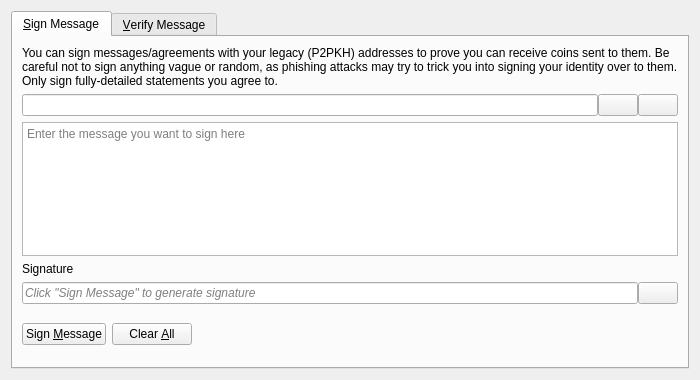
<?xml version="1.0" encoding="UTF-8"?>
<ui version="4.0">
 <class>SignVerifyMessageDialog</class>
 <widget class="QDialog" name="SignVerifyMessageDialog">
  <property name="geometry">
   <rect>
    <x>0</x>
    <y>0</y>
    <width>700</width>
    <height>380</height>
   </rect>
  </property>
  <property name="windowTitle">
   <string>Signatures - Sign / Verify a Message</string>
  </property>
  <property name="modal">
   <bool>true</bool>
  </property>
  <layout class="QVBoxLayout" name="verticalLayout">
   <item>
    <widget class="QTabWidget" name="tabWidget">
     <property name="currentIndex">
      <number>0</number>
     </property>
     <widget class="QWidget" name="tabSignMessage">
      <attribute name="title">
       <string>&amp;Sign Message</string>
      </attribute>
      <layout class="QVBoxLayout" name="verticalLayout_SM">
       <item>
        <widget class="QLabel" name="infoLabel_SM">
         <property name="text">
          <string>You can sign messages/agreements with your legacy (P2PKH) addresses to prove you can receive coins sent to them. Be careful not to sign anything vague or random, as phishing attacks may try to trick you into signing your identity over to them. Only sign fully-detailed statements you agree to.</string>
         </property>
         <property name="textFormat">
          <enum>Qt::PlainText</enum>
         </property>
         <property name="wordWrap">
          <bool>true</bool>
         </property>
        </widget>
       </item>
       <item>
        <layout class="QHBoxLayout" name="horizontalLayout_1_SM">
         <property name="spacing">
          <number>0</number>
         </property>
         <item>
          <widget class="QValidatedLineEdit" name="addressIn_SM">
           <property name="toolTip">
            <string>The Doichain address to sign the message with</string>
           </property>
          </widget>
         </item>
         <item>
          <widget class="QPushButton" name="addressBookButton_SM">
           <property name="toolTip">
            <string>Choose previously used address</string>
           </property>
           <property name="text">
            <string/>
           </property>
           <property name="icon">
            <iconset resource="../bitcoin.qrc">
             <normaloff>:/icons/address-book</normaloff>:/icons/address-book</iconset>
           </property>
           <property name="shortcut">
            <string>Alt+A</string>
           </property>
           <property name="autoDefault">
            <bool>false</bool>
           </property>
          </widget>
         </item>
         <item>
          <widget class="QPushButton" name="pasteButton_SM">
           <property name="toolTip">
            <string>Paste address from clipboard</string>
           </property>
           <property name="text">
            <string/>
           </property>
           <property name="icon">
            <iconset resource="../bitcoin.qrc">
             <normaloff>:/icons/editpaste</normaloff>:/icons/editpaste</iconset>
           </property>
           <property name="shortcut">
            <string>Alt+P</string>
           </property>
           <property name="autoDefault">
            <bool>false</bool>
           </property>
          </widget>
         </item>
        </layout>
       </item>
       <item>
        <widget class="QPlainTextEdit" name="messageIn_SM">
         <property name="toolTip">
          <string>Enter the message you want to sign here</string>
         </property>
         <property name="placeholderText">
          <string>Enter the message you want to sign here</string>
         </property>
        </widget>
       </item>
       <item>
        <widget class="QLabel" name="signatureLabel_SM">
         <property name="text">
          <string>Signature</string>
         </property>
         <property name="textFormat">
          <enum>Qt::PlainText</enum>
         </property>
        </widget>
       </item>
       <item>
        <layout class="QHBoxLayout" name="horizontalLayout_2_SM">
         <property name="spacing">
          <number>0</number>
         </property>
         <item>
          <widget class="QLineEdit" name="signatureOut_SM">
           <property name="placeholderText">
            <string>Click "Sign Message" to generate signature</string>
           </property>
           <property name="font">
            <font>
             <italic>true</italic>
            </font>
           </property>
           <property name="readOnly">
            <bool>true</bool>
           </property>
          </widget>
         </item>
         <item>
          <widget class="QPushButton" name="copySignatureButton_SM">
           <property name="toolTip">
            <string>Copy the current signature to the clipboard</string>
           </property>
           <property name="text">
            <string/>
           </property>
           <property name="icon">
            <iconset resource="../bitcoin.qrc">
             <normaloff>:/icons/editcopy</normaloff>:/icons/editcopy</iconset>
           </property>
           <property name="autoDefault">
            <bool>false</bool>
           </property>
          </widget>
         </item>
        </layout>
       </item>
       <item>
        <layout class="QHBoxLayout" name="horizontalLayout_3_SM">
         <item>
          <widget class="QPushButton" name="signMessageButton_SM">
           <property name="toolTip">
            <string>Sign the message to prove you own this Doichain address</string>
           </property>
           <property name="text">
            <string>Sign &amp;Message</string>
           </property>
           <property name="icon">
            <iconset resource="../bitcoin.qrc">
             <normaloff>:/icons/edit</normaloff>:/icons/edit</iconset>
           </property>
           <property name="autoDefault">
            <bool>false</bool>
           </property>
          </widget>
         </item>
         <item>
          <widget class="QPushButton" name="clearButton_SM">
           <property name="toolTip">
            <string>Reset all sign message fields</string>
           </property>
           <property name="text">
            <string>Clear &amp;All</string>
           </property>
           <property name="icon">
            <iconset resource="../bitcoin.qrc">
             <normaloff>:/icons/remove</normaloff>:/icons/remove</iconset>
           </property>
           <property name="autoDefault">
            <bool>false</bool>
           </property>
          </widget>
         </item>
         <item>
          <spacer name="horizontalSpacer_1_SM">
           <property name="orientation">
            <enum>Qt::Horizontal</enum>
           </property>
           <property name="sizeHint" stdset="0">
            <size>
             <width>40</width>
             <height>48</height>
            </size>
           </property>
          </spacer>
         </item>
         <item>
          <widget class="QLabel" name="statusLabel_SM">
           <property name="font">
            <font>
             <weight>75</weight>
             <bold>true</bold>
            </font>
           </property>
           <property name="text">
            <string/>
           </property>
           <property name="wordWrap">
            <bool>true</bool>
           </property>
          </widget>
         </item>
         <item>
          <spacer name="horizontalSpacer_2_SM">
           <property name="orientation">
            <enum>Qt::Horizontal</enum>
           </property>
           <property name="sizeHint" stdset="0">
            <size>
             <width>40</width>
             <height>48</height>
            </size>
           </property>
          </spacer>
         </item>
        </layout>
       </item>
      </layout>
     </widget>
     <widget class="QWidget" name="tabVerifyMessage">
      <attribute name="title">
       <string>&amp;Verify Message</string>
      </attribute>
      <layout class="QVBoxLayout" name="verticalLayout_VM">
       <item>
        <widget class="QLabel" name="infoLabel_VM">
         <property name="text">
          <string>Enter the receiver's address, message (ensure you copy line breaks, spaces, tabs, etc. exactly) and signature below to verify the message. Be careful not to read more into the signature than what is in the signed message itself, to avoid being tricked by a man-in-the-middle attack. Note that this only proves the signing party receives with the address, it cannot prove sendership of any transaction!</string>
         </property>
         <property name="textFormat">
          <enum>Qt::PlainText</enum>
         </property>
         <property name="alignment">
          <set>Qt::AlignLeading|Qt::AlignLeft|Qt::AlignTop</set>
         </property>
         <property name="wordWrap">
          <bool>true</bool>
         </property>
        </widget>
       </item>
       <item>
        <layout class="QHBoxLayout" name="horizontalLayout_1_VM">
         <property name="spacing">
          <number>0</number>
         </property>
         <item>
          <widget class="QValidatedLineEdit" name="addressIn_VM">
           <property name="toolTip">
            <string>The Doichain address the message was signed with</string>
           </property>
          </widget>
         </item>
         <item>
          <widget class="QPushButton" name="addressBookButton_VM">
           <property name="toolTip">
            <string>Choose previously used address</string>
           </property>
           <property name="text">
            <string/>
           </property>
           <property name="icon">
            <iconset resource="../bitcoin.qrc">
             <normaloff>:/icons/address-book</normaloff>:/icons/address-book</iconset>
           </property>
           <property name="shortcut">
            <string>Alt+A</string>
           </property>
           <property name="autoDefault">
            <bool>false</bool>
           </property>
          </widget>
         </item>
        </layout>
       </item>
       <item>
        <widget class="QPlainTextEdit" name="messageIn_VM">
          <property name="toolTip">
            <string>The signed message to verify</string>
          </property>
          <property name="placeholderText">
            <string>The signed message to verify</string>
          </property>
        </widget>
       </item>
       <item>
        <widget class="QValidatedLineEdit" name="signatureIn_VM">
          <property name="toolTip">
            <string>The signature given when the message was signed</string>
          </property>
          <property name="placeholderText">
            <string>The signature given when the message was signed</string>
          </property>
        </widget>
       </item>
       <item>
        <layout class="QHBoxLayout" name="horizontalLayout_2_VM">
         <item>
          <widget class="QPushButton" name="verifyMessageButton_VM">
           <property name="toolTip">
            <string>Verify the message to ensure it was signed with the specified Doichain address</string>
           </property>
           <property name="text">
            <string>Verify &amp;Message</string>
           </property>
           <property name="icon">
            <iconset resource="../bitcoin.qrc">
             <normaloff>:/icons/transaction_0</normaloff>:/icons/transaction_0</iconset>
           </property>
           <property name="autoDefault">
            <bool>false</bool>
           </property>
          </widget>
         </item>
         <item>
          <widget class="QPushButton" name="clearButton_VM">
           <property name="toolTip">
            <string>Reset all verify message fields</string>
           </property>
           <property name="text">
            <string>Clear &amp;All</string>
           </property>
           <property name="icon">
            <iconset resource="../bitcoin.qrc">
             <normaloff>:/icons/remove</normaloff>:/icons/remove</iconset>
           </property>
           <property name="autoDefault">
            <bool>false</bool>
           </property>
          </widget>
         </item>
         <item>
          <spacer name="horizontalSpacer_1_VM">
           <property name="orientation">
            <enum>Qt::Horizontal</enum>
           </property>
           <property name="sizeHint" stdset="0">
            <size>
             <width>40</width>
             <height>48</height>
            </size>
           </property>
          </spacer>
         </item>
         <item>
          <widget class="QLabel" name="statusLabel_VM">
           <property name="font">
            <font>
             <weight>75</weight>
             <bold>true</bold>
            </font>
           </property>
           <property name="text">
            <string/>
           </property>
           <property name="wordWrap">
            <bool>true</bool>
           </property>
          </widget>
         </item>
         <item>
          <spacer name="horizontalSpacer_2_VM">
           <property name="orientation">
            <enum>Qt::Horizontal</enum>
           </property>
           <property name="sizeHint" stdset="0">
            <size>
             <width>40</width>
             <height>48</height>
            </size>
           </property>
          </spacer>
         </item>
        </layout>
       </item>
      </layout>
     </widget>
    </widget>
   </item>
  </layout>
 </widget>
 <customwidgets>
  <customwidget>
   <class>QValidatedLineEdit</class>
   <extends>QLineEdit</extends>
   <header>qt/qvalidatedlineedit.h</header>
  </customwidget>
 </customwidgets>
 <resources>
  <include location="../bitcoin.qrc"/>
 </resources>
 <connections/>
</ui>
